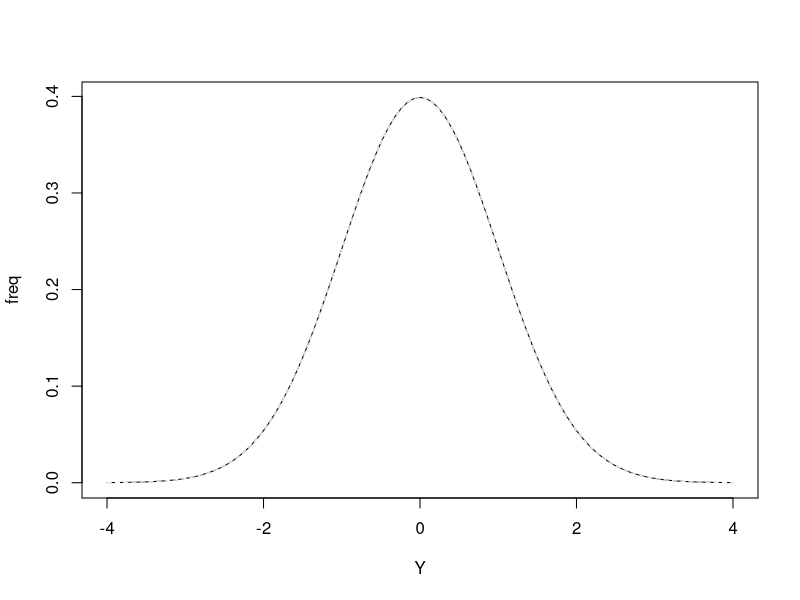
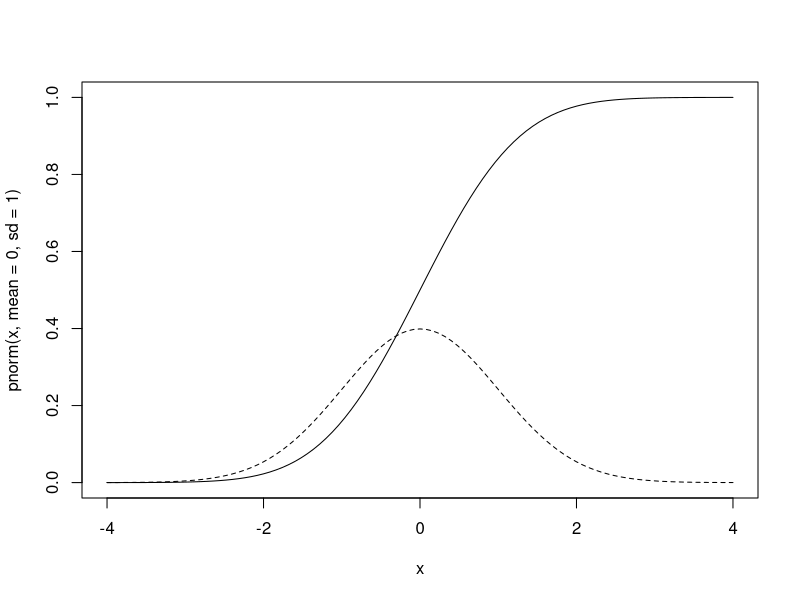
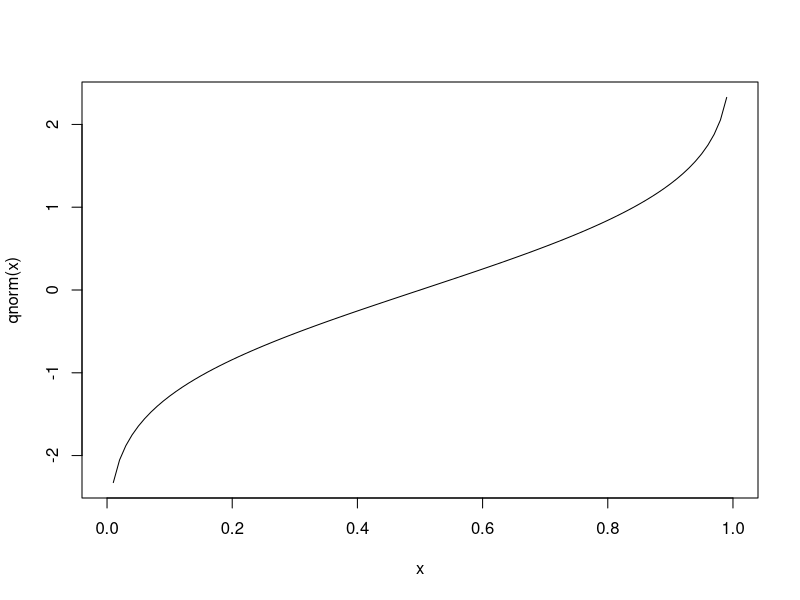
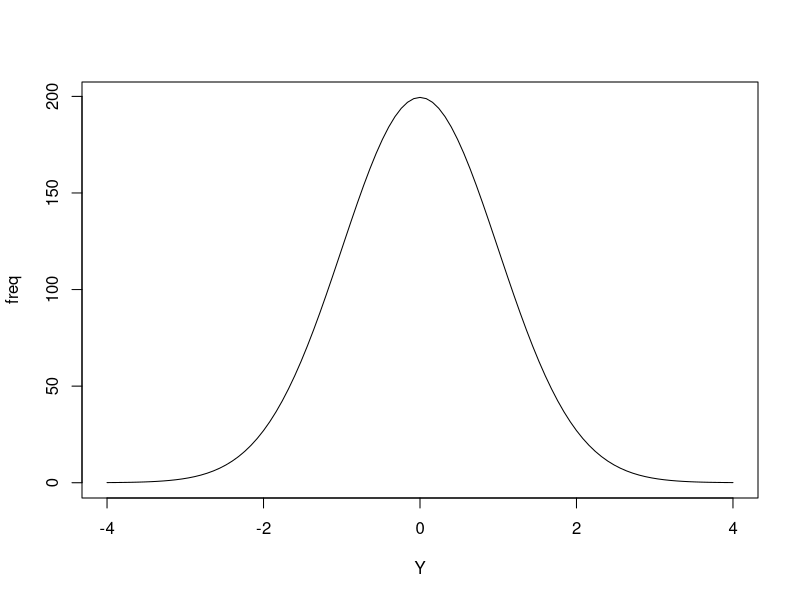

Generate these figures, in order, with R:
#Chapter 6 moves on from discrete distributions to the normal distribution, 
#a continuous distribution that will be the basis of most statistics in the book.

#Section 6.1 discusses frequency distributions of continuous variables briefly.

#Section 6.2 Properties of the Normal Distribution

#Let's check where it is.
?Distributions
?dnorm

#We can draw the normal distribution in a custom function as a plot using curve()
#and equation 6.1 on page 95.
normal.manual<-function(mean, sd){
curve((1/(sd*sqrt(2*pi)))*exp((-((x-mean)/sd)^2)/2),
      -4, 4, #go from -4 to +4 standard deviations.
      add = FALSE,
      ylab="freq",
      xlab="Y",
      type = "l")
}
normal.manual(0,1)

#You can get this automatically in R with dnorm.
curve(dnorm(x, mean=0, sd=1),
      -4, 4,
      col="white",
      lty="dashed",
      add=TRUE)
#I added a white dashed line over the original black line so you can see that they follow the same path.

#You can draw any of the distributions in Figure 6.2 using these functions 
#(either the R one or the one we just made).

#Figure 6.3 shows the cumulative normal distribution function.

#Let's do that and then plot the normal probability density function on it.
#Cumulative first since that plot will go from 0 to 1.
curve(pnorm(x, mean=0, sd=1),
      -4, 4,
      lty="solid")

#Then add the normal probability density function (like the one we made earlier, just with the default line color).
curve(dnorm(x, mean=0, sd=1),
      -4, 4,
      lty="dashed",
      add=TRUE)

#To get out some of the values  shown in page 96, we use pnorm().
#http://stackoverflow.com/questions/34236648/r-function-to-calculate-area-under-the-normal-curve-between-adjacent-standard-de

pnorm(0, mean=0, sd=1)
#Just adding one value gives you a point estimate.
#50% will be found up to zero (the mean).

#The other values shown in Figure 6.3
pnorm(-1)
pnorm(-2)
#0 and 1 are the default values for mean and standard deviation, so you can leave them out if you want in this case.
#If you add more than one, it will tell you the values.
(pnorm(0:1))
#Use diff as suggested here to get the area under the curve.
diff(pnorm(0:1))
#This works because it uses the cumulative function to calculate it.
#If you go from -1 to 1 you can add them up to get the 68.27% shown under Figure 6.2 and on page 96.
sum(diff(pnorm(-1:1)))

#To go the other way, i.e. to see where 50% of the items fall, you have to use qnorm.
#Let's see what qnorm looks like.
curve(qnorm(x))
#It is essentially tipping Figure 6.3 on its side.
#The frequency is now x on the x-axis, and the standard deviations are the y axis.
#You can get the point values in Figure 6.3 this way:
qnorm(0.5)
qnorm(0.1587)
qnorm(0.0228)
#The last two are close with rounding since those values in Figure 6.3 were rounded.
#How to get the values on page 96, of where 50%, 95%, etc of items are found?
qnorm(0.5+0.5*0.5)
qnorm(0.95+0.5*0.05)
qnorm(0.99+0.5*0.01)
#The values that you input are not the percent values given on page 96.
#You put them in proportions (the quantile you want to get) PLUS
#half of the remaining value.
#If you put in 0.95, it will go from 0 to 0.95.  That isn't centered at the mean of 0,
#where the 50% quantile is.  There is 0.05 left at the end.  So we divide it by two
#to put it on either end.
#You would get the negative number for the standard deviation if you put in the opposite value.
qnorm(0.5*0.01)
#This also explains it nicely down where it starts talking about qnorm.
#https://cran.r-project.org/web/packages/tigerstats/vignettes/qnorm.html

#On pg. 98, they show calculation of standard deviates.
#This is described in such a way that they seem to be z scores although they are never named as such in the book.
#You can easily calculate this manually.
z.score<-function(x){
  (x-mean(x))/sd(x)
}

x<-c(1,2,3)
z.score(x)
#You can also use the scale() function.
#https://www.r-bloggers.com/r-tutorial-series-centering-variables-and-generating-z-scores-with-the-scale-function/

scale(x,
      center=TRUE,
      scale=TRUE)
#help notes that scale=TRUE divides by the standard deviation when
#center=TRUE, and center=TRUE substracts each number by the column mean.
#This is the same thing we did in the z-score function.

#Table 6.1 has expected frequencies for the normal distribution in column 2 for a sample of 1000 individuals.
#We can generate this with pnorm() and thinking about what the class marks mean.
#Because the class marks are separated by 0.5, we need to go 0.5 around each class mark and start at -5.25.
boundaries<-seq(from=-5.25,
                to=5.25,
                by=0.5)

pnorm.results<-pnorm(boundaries)
expected.freqs<-abs(diff(pnorm.results))
cbind(boundaries[-length(boundaries)]+0.25,
      #this takes the last entry off because we only need the lower bound for each class,
      #and adds 0.25 to get the class mark.
      round(expected.freqs*1000, 1))
#Then you can have a look at the table and see that it gives the same results as column 2 in Table 6.1.

#Section 6.3 A Model for the Normal Distribution
#This section describes what produces a normal distribution and
#a heuristic showing how it is related to the binomial distribution.

#Section 6.4 Applications of the Normal Distribution
#This section describes how to do what we did to get Table 6.1,
#but with a different set of data back from Section 4.2. [http://www.cmcurry.com/2014/07/using-r-to-work-through-sokal-and.html]

mean.bw<-109.9
sd.bw<-13.593

(sdeviate.bw<-(151-mean.bw)/sd.bw)

pnorm(sdeviate.bw) #This value is more precise
pnorm(3.02) #But the book uses this rounded value so we will too here.
#We can do some of the calculations the book does on pp. 103-104.
#Only a very few individuals are higher than 151 oz.
1-pnorm(3.02)
#If we want to look both directions we can double this number since the distribution is symmetrical.
2*(1-pnorm(3.02))

#By default, lower.tail=TRUE in pnorm.
pnorm(3.02,
      lower.tail=FALSE)
#It is the same as our earlier value of
1-pnorm(3.02)
#Here is the default setting for comparison.
pnorm(3.02,
      lower.tail=TRUE)
#This simply tells use which direction we want to look at,
#the upper or lower tail of the distribution from our value of standard deviate.  

#Section 6.5 Fitting a Normal Distribution to Observed Data

#These data are again from Section 4.2 [http://www.cmcurry.com/2014/07/using-r-to-work-through-sokal-and.html].
classmark<-seq(from=59.5, to=171.5, by=8)
frequencies<-c(2,6,39,385,888,1729,2240,2007,1233,641,201,74,14,5,1)
samplesize<-sum(frequencies) #This confirms that we entered the data correctly, and gets our sample size.
#Multiply classmark and frequencies to get the sums for each class.
classsums<-classmark*frequencies

#To look at all this stuff together, combine it into a dataset.
birthweights<-data.frame(cbind(classmark, frequencies, classsums))

#Add on a row of the next class up which contains 0 individuals.
(birthweights<-rbind(birthweights, c(179.5, 0, 0)))


#On page 104, equation 6.2 is like equation 6.1 above but with sample size (n) and i (class intervals).
normal.manual.applied<-function(mean, sd, n, i){
  curve(((1/(sd*sqrt(2*pi)))*exp((-((x-mean)/sd)^2)/2))*n*i,
        -4, 4, #go from -4 to +4 standard deviations.
        add = FALSE,
        ylab="freq",
        xlab="Y",
        type = "l")
}

normal.manual.applied(mean=0, sd=1, n=1000, i=0.5)
#This gives the curve that Table 6.1 also has (same class intervals of 0.5, 1000 samples, and mean=0 with sd=1).
#Let's do this with the birthweights data.

birthweights.mean<-109.8996
birthweights.sd<-13.5942

#Like above we need the lower boundaries of the class marks.
birthweights$boundaries<-birthweights$classmark-4

#Get the expected frequencies for the class boundaries with the mean and sd of our dataset.
birthweights$pnorm.results<-pnorm(birthweights$boundaries,
                     mean=birthweights.mean,
                     sd=birthweights.sd)

#Then, take the difference of the first row minus the next row.
#The last row will not have anything, which is why we needed to add the lower boundary of
#the next class mark, which has a frequency of zero.  Thus, this calculation generates a vector of length 14. 
#We need 15, so we just add a zero on for the last difference as they do in Table 6.2
birthweights$expected.freqs<-c(abs(diff(birthweights$pnorm.results)),0) #add a zero on for the last difference

#Multipy the frequencies by the sample size to get the expected frequencies for a sample of this size.
#Round as in the table.
birthweights$expected.freqs.values<-round(birthweights$expected.freqs*samplesize, 1)

#We can even add the plus and minus signs using ifelse and sign() to see in which direction the differences are.
birthweights$departure.signs<-ifelse(sign(birthweights$frequencies-birthweights$expected.freqs.values)==-1,
                                     "-", #if -1, then write "-"
                                     "+") #else if not -1, write "+"

#View the table to confirm it has the same data as table 6.2
birthweights


#Section 6.6 Skewness and Kurtosis

#Box 6.1 shows how to compute g1 (skewness) and g2 (kurtosis) from a frequency distribution.
#This is unlike to be how one would do it with your own table of data, 
#but it is a helpful exercise in understanding how these moment statistics work and coding.
#This section assumes you have loaded the birthweights data from the last post. [link]
mean.bw<-sum(birthweights[-16, "frequencies"]*(birthweights[-16, "classmark"]))/samplesize
yfreq<-(
    birthweights[-16, "classmark"]-mean.bw #This is deviation from the mean (see pg 51, section 4.7)
  )

(g1<-(
        samplesize*
        sum(birthweights[-16, "frequencies"]*yfreq^3)
      )/
    (
      (samplesize-1)*(samplesize-2)*birthweights.sd^3
      )
)


(g2<-(
  (
  (samplesize+1)*samplesize*sum(birthweights[-16, "frequencies"]*yfreq^4)
   )/
  (
    (samplesize-1)*(samplesize-2)*(samplesize-3)*(birthweights.sd^4)
    )
  )-
  (
    (
      3*(samplesize-1)^2
      )/
      (
        (samplesize-2)*(samplesize-3)
        )
    )
)

#As an interesting side note, if you use the value of the mean given in the book,
birthweights.mean
#which is rounded to four decimal places, the calculation for cubing 
#(and raising to the power of 4) both were off.  The power of three one was off by 118!


##blog up to here current


#Section 6.7 Graphic Methods
#Following box 6.2 to manually make a Q-Q plot to understand how they are built.

#Then how to do them in R automatically.

#The rankits in box 6.2 are done this way.

#Look up Q-Q calculation in R to see how it deals with small sample sizes.